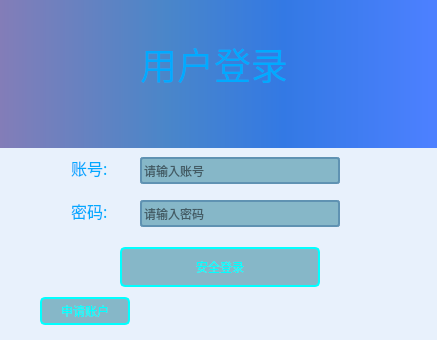
<?xml version="1.0" encoding="UTF-8"?>
<ui version="4.0">
 <class>login_Management</class>
 <widget class="QMainWindow" name="login_Management">
  <property name="geometry">
   <rect>
    <x>0</x>
    <y>0</y>
    <width>437</width>
    <height>340</height>
   </rect>
  </property>
  <property name="minimumSize">
   <size>
    <width>437</width>
    <height>340</height>
   </size>
  </property>
  <property name="maximumSize">
   <size>
    <width>437</width>
    <height>340</height>
   </size>
  </property>
  <property name="windowTitle">
   <string>MainWindow</string>
  </property>
  <widget class="QWidget" name="centralwidget">
   <widget class="QPushButton" name="btn_Login">
    <property name="geometry">
     <rect>
      <x>120</x>
      <y>247</y>
      <width>200</width>
      <height>40</height>
     </rect>
    </property>
    <property name="sizePolicy">
     <sizepolicy hsizetype="Minimum" vsizetype="Fixed">
      <horstretch>0</horstretch>
      <verstretch>0</verstretch>
     </sizepolicy>
    </property>
    <property name="minimumSize">
     <size>
      <width>200</width>
      <height>40</height>
     </size>
    </property>
    <property name="maximumSize">
     <size>
      <width>200</width>
      <height>40</height>
     </size>
    </property>
    <property name="sizeIncrement">
     <size>
      <width>0</width>
      <height>0</height>
     </size>
    </property>
    <property name="styleSheet">
     <string notr="true">
QPushButton
{
    background-color: rgb(134,183,200);
    border:2px solid rgb(0,255,255);
    border-radius:5px;
   
	color: rgb(0, 255, 255);
}


QPushButton:hover
{
    background-color: rgb(0,130,150);
    border:2px solid #5F92B2;
    border-radius:5px;
    color:white;
}

QPushButton:hover:pressed
{
    background-color:rgb(85,170,255);
    border:2px solid #3C80B1;
    border-radius:5px;
    color:white;
}</string>
    </property>
    <property name="text">
     <string>安全登录</string>
    </property>
   </widget>
   <widget class="QLineEdit" name="lineEdit">
    <property name="geometry">
     <rect>
      <x>140</x>
      <y>157</y>
      <width>200</width>
      <height>27</height>
     </rect>
    </property>
    <property name="minimumSize">
     <size>
      <width>200</width>
      <height>27</height>
     </size>
    </property>
    <property name="maximumSize">
     <size>
      <width>200</width>
      <height>27</height>
     </size>
    </property>
    <property name="styleSheet">
     <string notr="true">QLineEdit
{
    background-color: rgb(134,183,200);
    border:2px solid #5F92B2;
    border-radius:3px;
}
</string>
    </property>
    <property name="text">
     <string/>
    </property>
    <property name="maxLength">
     <number>3</number>
    </property>
    <property name="placeholderText">
     <string>请输入账号</string>
    </property>
   </widget>
   <widget class="QLabel" name="label_2">
    <property name="geometry">
     <rect>
      <x>0</x>
      <y>-3</y>
      <width>441</width>
      <height>151</height>
     </rect>
    </property>
    <property name="styleSheet">
     <string notr="true">background-color: qlineargradient(spread:reflect, x1:0, y1:0, x2:1, y2:0, stop:0 rgba(131, 125, 184, 255), stop:0.378109 rgba(74, 134, 201, 255), stop:0.641791 rgba(51, 121, 228, 255), stop:0.975124 rgba(76, 128, 255, 255));</string>
    </property>
    <property name="text">
     <string/>
    </property>
   </widget>
   <widget class="QPushButton" name="btn_Forget">
    <property name="geometry">
     <rect>
      <x>40</x>
      <y>297</y>
      <width>90</width>
      <height>28</height>
     </rect>
    </property>
    <property name="minimumSize">
     <size>
      <width>90</width>
      <height>28</height>
     </size>
    </property>
    <property name="sizeIncrement">
     <size>
      <width>90</width>
      <height>28</height>
     </size>
    </property>
    <property name="styleSheet">
     <string notr="true">
QPushButton
{
    background-color: rgb(134,183,200);
    border:2px solid rgb(0,255,255);
    border-radius:5px;
   
	color: rgb(0, 255, 255);
}


QPushButton:hover
{
    background-color: rgb(0,130,150);
    border:2px solid #5F92B2;
    border-radius:5px;
    color:white;
}

QPushButton:hover:pressed
{
    background-color:rgb(85,170,255);
    border:2px solid #3C80B1;
    border-radius:5px;
    color:white;
}</string>
    </property>
    <property name="text">
     <string>申请账户</string>
    </property>
   </widget>
   <widget class="QLabel" name="label">
    <property name="geometry">
     <rect>
      <x>120</x>
      <y>37</y>
      <width>188</width>
      <height>53</height>
     </rect>
    </property>
    <property name="sizePolicy">
     <sizepolicy hsizetype="Preferred" vsizetype="Fixed">
      <horstretch>0</horstretch>
      <verstretch>0</verstretch>
     </sizepolicy>
    </property>
    <property name="font">
     <font>
      <family>华文楷体</family>
      <pointsize>28</pointsize>
     </font>
    </property>
    <property name="styleSheet">
     <string notr="true">color: rgb(0, 170, 255);</string>
    </property>
    <property name="text">
     <string>用户登录</string>
    </property>
    <property name="alignment">
     <set>Qt::AlignCenter</set>
    </property>
   </widget>
   <widget class="QLabel" name="staff_ID_2">
    <property name="geometry">
     <rect>
      <x>71</x>
      <y>200</y>
      <width>44</width>
      <height>22</height>
     </rect>
    </property>
    <property name="font">
     <font>
      <family>华文楷体</family>
      <pointsize>12</pointsize>
     </font>
    </property>
    <property name="styleSheet">
     <string notr="true">color: rgb(0, 170, 255);</string>
    </property>
    <property name="text">
     <string>密码:</string>
    </property>
   </widget>
   <widget class="QLabel" name="staff_ID">
    <property name="geometry">
     <rect>
      <x>71</x>
      <y>157</y>
      <width>44</width>
      <height>22</height>
     </rect>
    </property>
    <property name="font">
     <font>
      <family>华文楷体</family>
      <pointsize>12</pointsize>
     </font>
    </property>
    <property name="styleSheet">
     <string notr="true">color: rgb(0, 170, 255);</string>
    </property>
    <property name="text">
     <string>账号:</string>
    </property>
   </widget>
   <widget class="QLabel" name="label_3">
    <property name="geometry">
     <rect>
      <x>-10</x>
      <y>107</y>
      <width>471</width>
      <height>241</height>
     </rect>
    </property>
    <property name="palette">
     <palette>
      <active>
       <colorrole role="Button">
        <brush brushstyle="SolidPattern">
         <color alpha="255">
          <red>232</red>
          <green>241</green>
          <blue>252</blue>
         </color>
        </brush>
       </colorrole>
       <colorrole role="Base">
        <brush brushstyle="SolidPattern">
         <color alpha="255">
          <red>232</red>
          <green>241</green>
          <blue>252</blue>
         </color>
        </brush>
       </colorrole>
       <colorrole role="Window">
        <brush brushstyle="SolidPattern">
         <color alpha="255">
          <red>232</red>
          <green>241</green>
          <blue>252</blue>
         </color>
        </brush>
       </colorrole>
      </active>
      <inactive>
       <colorrole role="Button">
        <brush brushstyle="SolidPattern">
         <color alpha="255">
          <red>232</red>
          <green>241</green>
          <blue>252</blue>
         </color>
        </brush>
       </colorrole>
       <colorrole role="Base">
        <brush brushstyle="SolidPattern">
         <color alpha="255">
          <red>232</red>
          <green>241</green>
          <blue>252</blue>
         </color>
        </brush>
       </colorrole>
       <colorrole role="Window">
        <brush brushstyle="SolidPattern">
         <color alpha="255">
          <red>232</red>
          <green>241</green>
          <blue>252</blue>
         </color>
        </brush>
       </colorrole>
      </inactive>
      <disabled>
       <colorrole role="Button">
        <brush brushstyle="SolidPattern">
         <color alpha="255">
          <red>232</red>
          <green>241</green>
          <blue>252</blue>
         </color>
        </brush>
       </colorrole>
       <colorrole role="Base">
        <brush brushstyle="SolidPattern">
         <color alpha="255">
          <red>232</red>
          <green>241</green>
          <blue>252</blue>
         </color>
        </brush>
       </colorrole>
       <colorrole role="Window">
        <brush brushstyle="SolidPattern">
         <color alpha="255">
          <red>232</red>
          <green>241</green>
          <blue>252</blue>
         </color>
        </brush>
       </colorrole>
      </disabled>
     </palette>
    </property>
    <property name="styleSheet">
     <string notr="true">background-color: rgb(232, 241, 252);</string>
    </property>
    <property name="text">
     <string/>
    </property>
   </widget>
   <widget class="QLineEdit" name="lineEdit_2">
    <property name="geometry">
     <rect>
      <x>140</x>
      <y>200</y>
      <width>200</width>
      <height>27</height>
     </rect>
    </property>
    <property name="minimumSize">
     <size>
      <width>200</width>
      <height>27</height>
     </size>
    </property>
    <property name="maximumSize">
     <size>
      <width>200</width>
      <height>27</height>
     </size>
    </property>
    <property name="styleSheet">
     <string notr="true">QLineEdit
{
    background-color: rgb(134,183,200);
    border:2px solid #5F92B2;
    border-radius:3px;
}
</string>
    </property>
    <property name="text">
     <string/>
    </property>
    <property name="maxLength">
     <number>6</number>
    </property>
    <property name="echoMode">
     <enum>QLineEdit::Password</enum>
    </property>
    <property name="dragEnabled">
     <bool>false</bool>
    </property>
    <property name="readOnly">
     <bool>false</bool>
    </property>
    <property name="placeholderText">
     <string>请输入密码</string>
    </property>
   </widget>
   <zorder>label_3</zorder>
   <zorder>btn_Login</zorder>
   <zorder>lineEdit</zorder>
   <zorder>label_2</zorder>
   <zorder>btn_Forget</zorder>
   <zorder>label</zorder>
   <zorder>staff_ID_2</zorder>
   <zorder>staff_ID</zorder>
   <zorder>lineEdit_2</zorder>
  </widget>
 </widget>
 <resources/>
 <connections/>
</ui>
